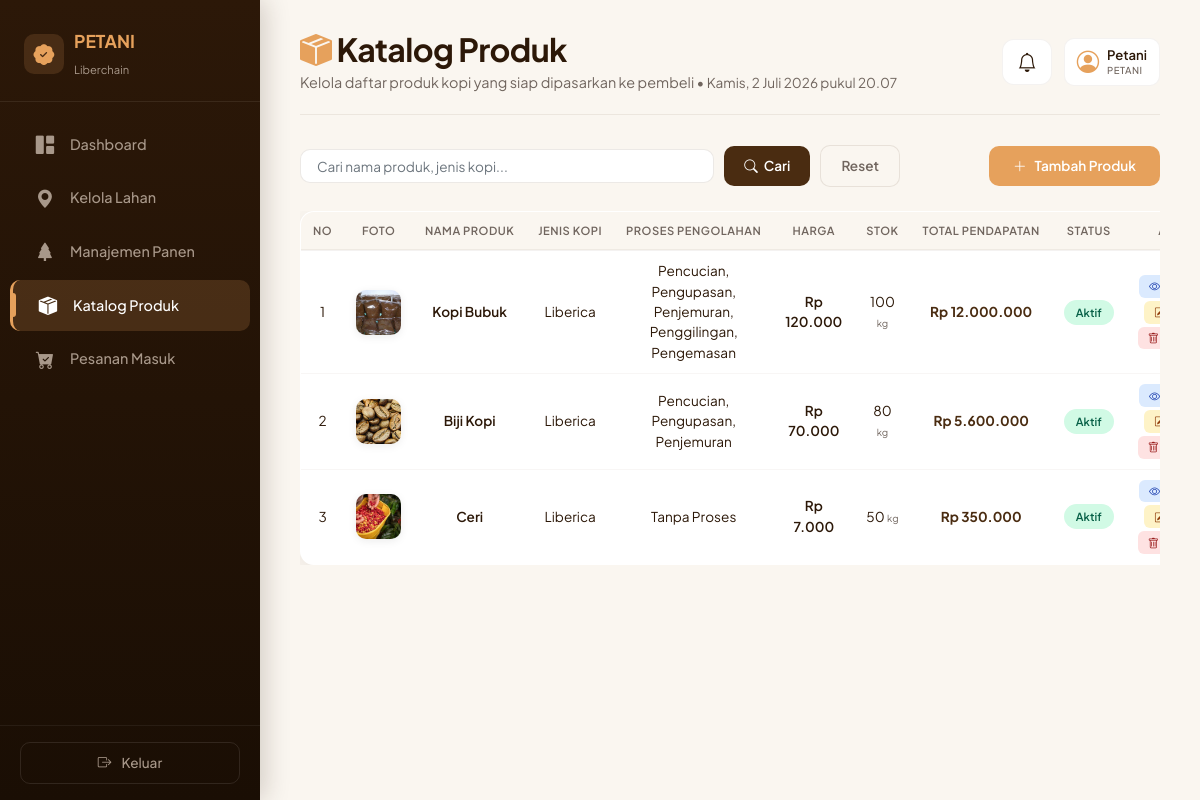
Page /index.php/petani/produk on the committed database.
### tables this page shows
CREATE TABLE `tb_produk` (
  `id_produk` int(11) NOT NULL,
  `id_user` int(11) NOT NULL,
  `nama_produk` varchar(150) NOT NULL,
  `stok_produk` int(11) DEFAULT 0,
  `grade` varchar(50) DEFAULT NULL,
  `jenis_kopi` varchar(50) DEFAULT NULL,
  `harga` decimal(12,2) DEFAULT NULL,
  `altitude` varchar(100) DEFAULT NULL,
  `flavor_notes` text DEFAULT NULL,
  `deskripsi` text DEFAULT NULL,
  `proses` varchar(100) DEFAULT NULL,
  `foto_utama` varchar(255) DEFAULT NULL,
  `status_produk` enum('Aktif','Nonaktif') DEFAULT 'Aktif',
  `created_at` timestamp NOT NULL DEFAULT current_timestamp()
);

### application/controllers/petani/Produk.php (called while the page is built, shortened)
<?php
class Produk extends CI_Controller
{
    public function __construct()
    {
        $this->load->model('Produk_model');
        $this->load->model('Notifikasi_model');
    }
    public function index()
    {
        $id_user = $this->session->userdata('id_user');
        $data['notifikasi'] = $this->Notifikasi_model->get_unread_notif($id_user);
        $data['unread_count'] = $this->Notifikasi_model->count_unread($id_user);
        $data['role'] = 'Petani';
        $keyword = $this->input->get('keyword');
        if (!empty($keyword)) {
            $this->db->group_start();
            $this->db->like('nama_produk', $keyword);
            $this->db->or_like('jenis_kopi', $keyword);
            $this->db->or_like('grade', $keyword);
            $this->db->group_end();
            $data['produk'] = $this->db->get('tb_produk')->result();
        } else {
            $data['produk'] = $this->Produk_model->getAll();
        }
        $this->load->view('petani/produk/index', $data);
    }
}

### index.php (called while the page is built, shortened)
<?php
require_once BASEPATH . 'core/CodeIgniter.php';

### application/models/Produk_model.php (called while the page is built, shortened)
<?php
class Produk_model extends CI_Model {
    private $table = 'tb_produk';
    public function getAll()
    {
        return $this->db->order_by('id_produk','DESC')
                        ->get($this->table)
                        ->result();
    }
}

### application/views/petani/produk/index.php (the view, shortened to what this page needs)
<!DOCTYPE html>
<html lang="id">
<head>
    <link rel="stylesheet" href="https://cdn.jsdelivr.net/npm/bootstrap@4.6.2/dist/css/bootstrap.min.css">
    <link rel="stylesheet" href="https://cdn.jsdelivr.net/npm/bootstrap-icons@1.11.3/font/bootstrap-icons.min.css">
</head>
<body>
    <div class="sidebar" id="sidebarMenu">
        <div class="sidebar-brand">
            <div class="brand-icon">
                <i class="bi bi-patch-check-fill"></i>
            </div>
            <span>PETANI <br><small style="font-weight:400; font-size:0.7rem; color:#A8988A;">Liberchain</small></span>
        </div>
        <div class="sidebar-menu-wrapper">
            <ul class="sidebar-menu">
                <li class="menu-item">
                    <a href="<?= base_url('petani/dashboard'); ?>">
                        <i class="bi bi-grid-1x2-fill"></i> Dashboard
                    </a>
                </li>
                <li class="menu-item">
                    <a href="<?= base_url('petani/lahan'); ?>">
                        <i class="bi bi-geo-alt-fill"></i> Kelola Lahan
                    </a>
                </li>
                <li class="menu-item">
                    <a href="<?= base_url('petani/panen'); ?>">
                        <i class="bi bi-tree-fill"></i> Manajemen Panen
                    </a>
                </li>
                <li class="menu-item active">
                    <a href="<?= base_url('petani/produk'); ?>">
                        <i class="bi bi-box-seam-fill"></i> Katalog Produk
                    </a>
                </li>
                <li class="menu-item">
                    <a href="<?= base_url('petani/transaksi'); ?>">
                        <i class="bi bi-cart-check-fill"></i> Pesanan Masuk
                    </a>
                </li>
            </ul>
        </div>
        <div class="sidebar-footer">
            <button class="btn-logout" onclick="window.location.href='<?= base_url('auth/logout'); ?>'">
                <i class="bi bi-box-arrow-right"></i> Keluar
            </button>
        </div>
    </div>
    <div class="main-content">
        <div class="page-header d-flex justify-content-between align-items-center flex-wrap">
            <div>
                <h2 class="d-inline-block align-middle mb-0">
                    <i class="bi bi-box-seam-fill" style="color: var(--amber-cream);"></i> Katalog Produk
                </h2>
                <p class="subtitle mb-0 mt-1">
                    Kelola daftar produk kopi yang siap dipasarkan ke pembeli &bull;
                    <span id="currentDateTime" style="color: var(--text-secondary); font-size:0.85rem;"></span>
                </p>
            </div>
            <div class="header-right">
                <div style="position: relative;">
                    <button class="notif-btn" id="notifToggle">
                        <i class="bi bi-bell" style="font-size: 1.2rem;"></i>
                    </button>
                </div>
                <?php
                $nama = $this->session->userdata('nama') ?? 'Petani';
                $role = $this->session->userdata('role') ?? 'Petani';
                ?>
                <div class="user-badge">
                    <i class="bi bi-person-circle"></i>
                    <div>
                        <div class="user-name"><?= $nama; ?></div>
                        <div class="user-role"><?= $role; ?></div>
                    </div>
                </div>
            </div>
        </div>
        <div class="d-flex justify-content-between align-items-center mb-4 flex-wrap" style="gap: 15px;">
            <form method="get" action="<?= base_url('petani/produk'); ?>" class="d-flex align-items-center" style="gap: 10px; flex-grow: 1; max-width: 600px;">
                <input type="text" name="keyword" class="search-input form-control" placeholder="Cari nama produk, jenis kopi..." value="<?= $this->input->get('keyword'); ?>" style="flex:1;">
                <button type="submit" class="btn-search">
                    <i class="bi bi-search"></i> Cari
                </button>
                <a href="<?= base_url('petani/produk'); ?>" class="btn-reset">
                    Reset
                </a>
            </form>
            <a href="<?= base_url('petani/produk/tambah'); ?>" class="btn-tambah">
                <i class="bi bi-plus-lg"></i> Tambah Produk
            </a>
        </div>
        <div class="table-responsive">
            <table class="table-custom">
                <thead>
                    <tr>
                        <th style="width:35px;">No</th>
                        <th style="width:60px;">Foto</th>
                        <th style="width:150px; text-align:center;">Nama Produk</th>
                        <th style="width:100px;">Jenis Kopi</th>
                        <th style="width:160px;">Proses Pengolahan</th>
                        <th style="width:120px;">Harga</th>
                        <th style="width:80px;">Stok</th>
                        <th style="width:130px;">Total Pendapatan</th>
                        <th style="width:80px;">Status</th>
                        <th style="width:220px;">Aksi</th>
                    </tr>
                </thead>
                <tbody>
                    <?php if (!empty($produk)): ?>
                        <?php $no = 1;
                        foreach ($produk as $row): ?>
                            <tr>
                                <td><?= $no++; ?></td>
                                <td>
                                    <?php if (!empty($row->foto_utama)) : ?>
                                        <img src="<?= base_url('uploads/produk/' . $row->foto_utama); ?>"
                                            width="45" height="45" style="object-fit:cover; border-radius:10px; box-shadow: 0 2px 8px rgba(0,0,0,0.08);">
                                    <?php else : ?>
                                        <div style="width:45px; height:45px; background:var(--bg-cream); border-radius:10px; display:flex; align-items:center; justify-content:center; color:var(--text-secondary); font-size:0.6rem; margin:0 auto;">
                                            No Image
                                        </div>
                                    <?php endif; ?>
                                </td>
                                <td style="text-align:center; font-weight:600; color:var(--dark-coffee);"><?= $row->nama_produk; ?></td>
                                <td><?= $row->jenis_kopi; ?></td>
                                <td><?= !empty($row->proses) ? $row->proses : '<span style="color:#999; font-style:italic;">-</span>'; ?></td>
                                <td style="font-weight:600; color:var(--dark-coffee);">Rp <?= number_format($row->harga, 0, ',', '.'); ?></td>
                                <td>
                                    <?= $row->stok_produk; ?>
                                    <small class="stok-unit">kg</small>
                                </td>
                                <td style="font-weight:700; color:var(--roasted-brown);">
                                    <?php
                                    $harga = $row->harga ?? 0;
                                    $stok = $row->stok_produk ?? 0;
                                    $total = $harga * $stok;
                                    echo 'Rp ' . number_format($total, 0, ',', '.');
                                    ?>
                                </td>
                                <td>
                                    <?php
                                    $status_class = 'aktif';
                                    $status_text = $row->status_produk ?? 'Aktif';
                                    ?>
                                    <span class="status-badge <?= $status_class; ?>"><?= $status_text; ?></span>
                                </td>
                                <td>
                                    <div class="d-flex flex-wrap justify-content-center" style="gap: 3px;">
                                        <a class="btn-detail" href="<?= base_url('petani/produk/detail/' . $row->id_produk); ?>">
                                            <i class="bi bi-eye"></i> Detail
                                        </a>
                                        <a class="btn-edit" href="<?= base_url('petani/produk/edit/' . $row->id_produk); ?>">
                                            <i class="bi bi-pencil-square"></i> Edit
                                        </a>
                                        <a class="btn-hapus" href="<?= base_url('petani/produk/hapus/' . $row->id_produk); ?>"
                                            onclick="return confirm('Yakin ingin menghapus produk ini?')">
                                            <i class="bi bi-trash"></i> Hapus
                                        </a>
                                    </div>
                                </td>
                            </tr>
                        <?php endforeach; ?>
                    <?php endif; ?>
                </tbody>
            </table>
        </div>
    </div>
</body>
</html>

### rows in the picture
tb_produk: foto_utama (picture), nama_produk "Kopi Bubuk", jenis_kopi "Liberica", proses "Pencucian, Pengupasan, Penjemuran, Penggilingan, Pengemasan", harga "120.000", stok_produk "100", total "12.000.000", status_produk "Aktif"
tb_produk: foto_utama (picture), nama_produk "Biji Kopi", jenis_kopi "Liberica", proses "Pencucian, Pengupasan, Penjemuran", harga "70.000", stok_produk "80", total "5.600.000", status_produk "Aktif"
tb_produk: foto_utama (picture), nama_produk "Ceri", jenis_kopi "Liberica", proses "Tanpa Proses", harga "7.000", stok_produk "50", total "350.000", status_produk "Aktif"

### other values in the picture
$nama "Petani"
$role "PETANI"
